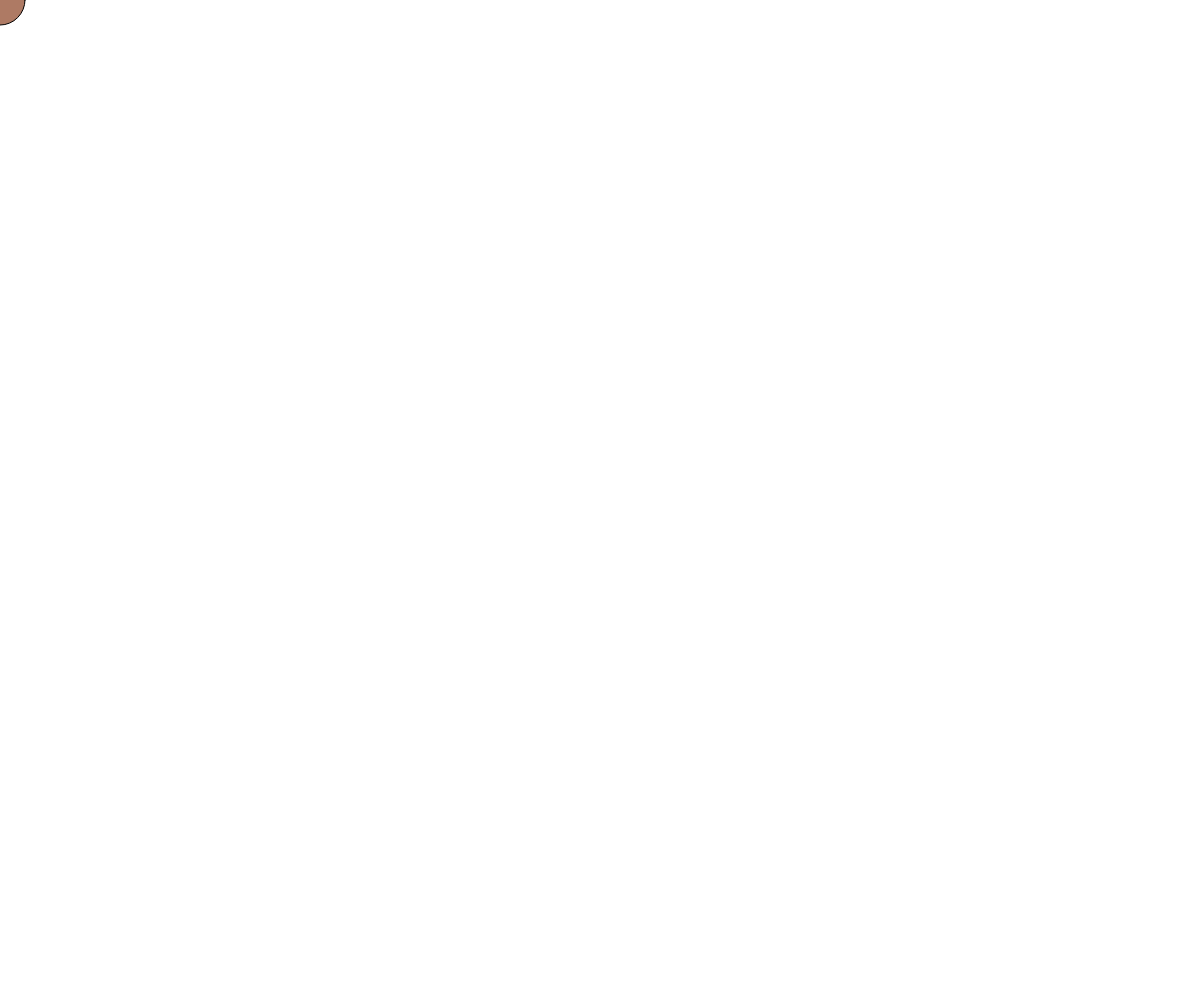
Frame 1 (no input)
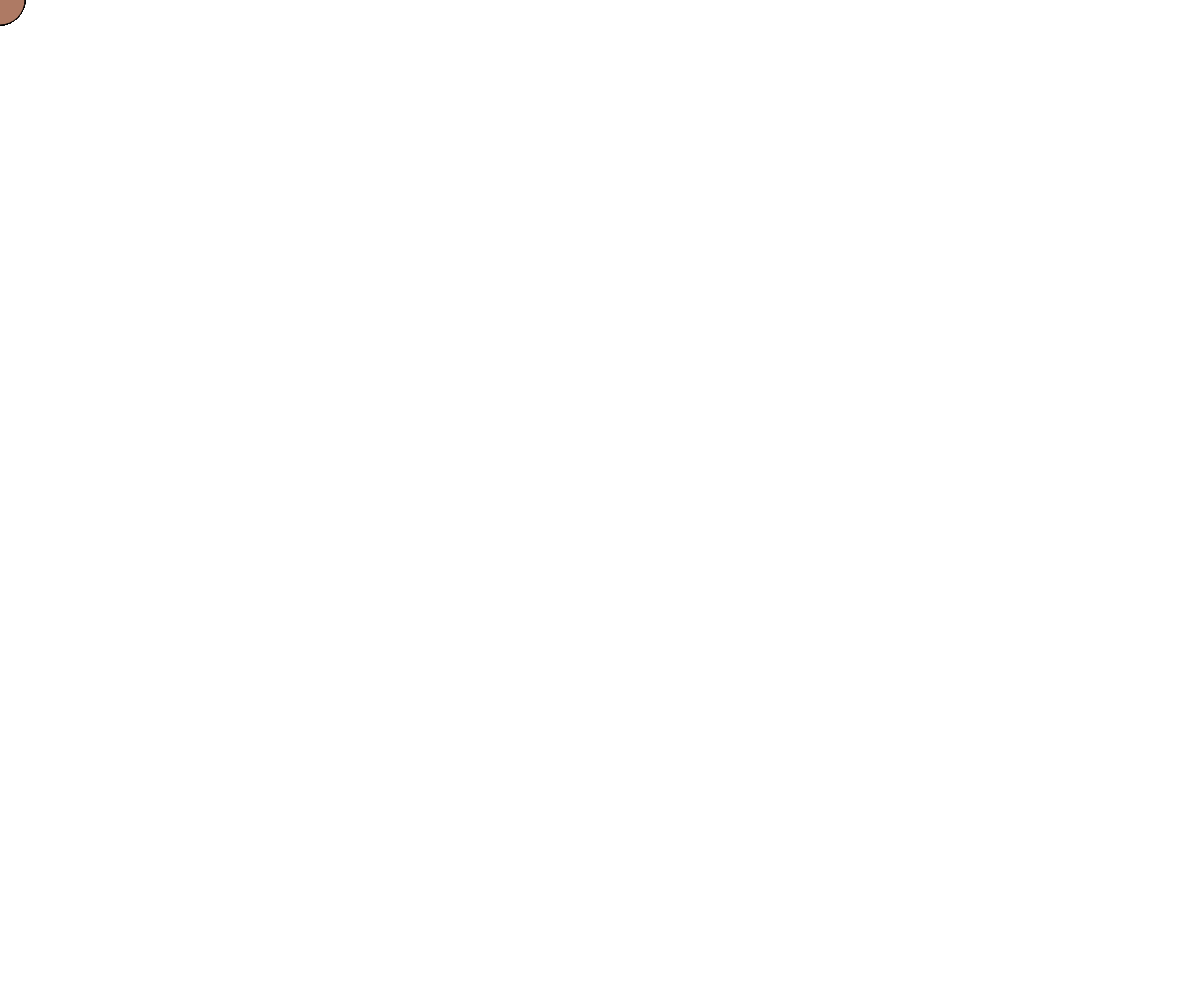
Frame 60 (no input)
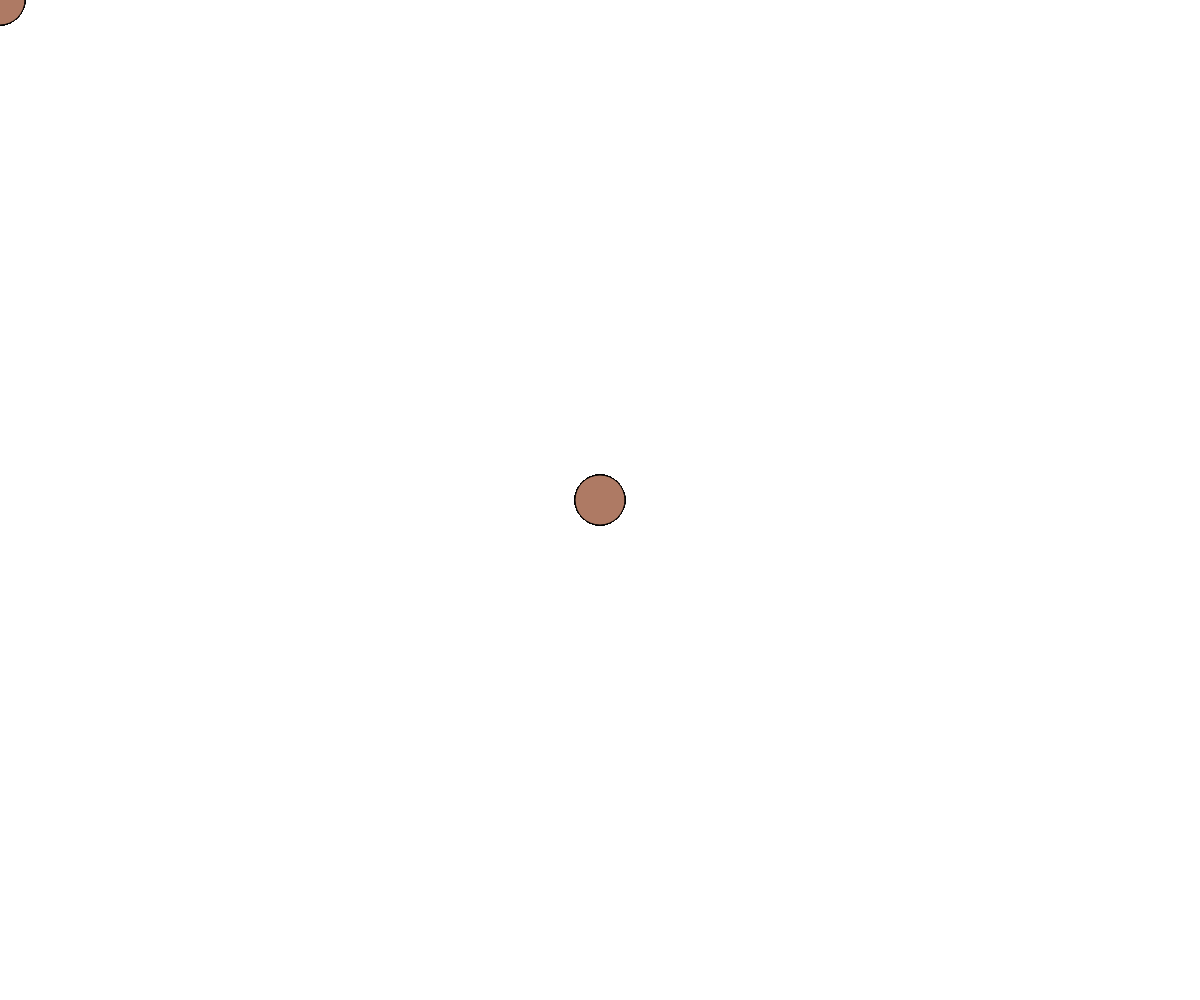
Frame 120 (the mouse pressed at the canvas centre since frame 60)

The p5.js sketch that drew these frames (run headless with seeded random() and noise() and a simulated clock; from frame 60 on, the mouse is pressed at the canvas centre):

// p5.js sketch
// ── sketch.js

let select = 0;
let rgb = [174, 50, 30];

function setup() {
  createCanvas(windowWidth, windowHeight);
}

function draw() {
  if(select==0){
    rgb = [174, 122, 100];
  }else{
    rgb = [99, 129, 109];
  }
  fill(rgb);
  ellipse(mouseX, mouseY, 50);
}

// colours can paint a tree 

function mouseClicked() {
  if(select==0){
    select=1;
  }else{
    select=0;
  }
  return false;
}
